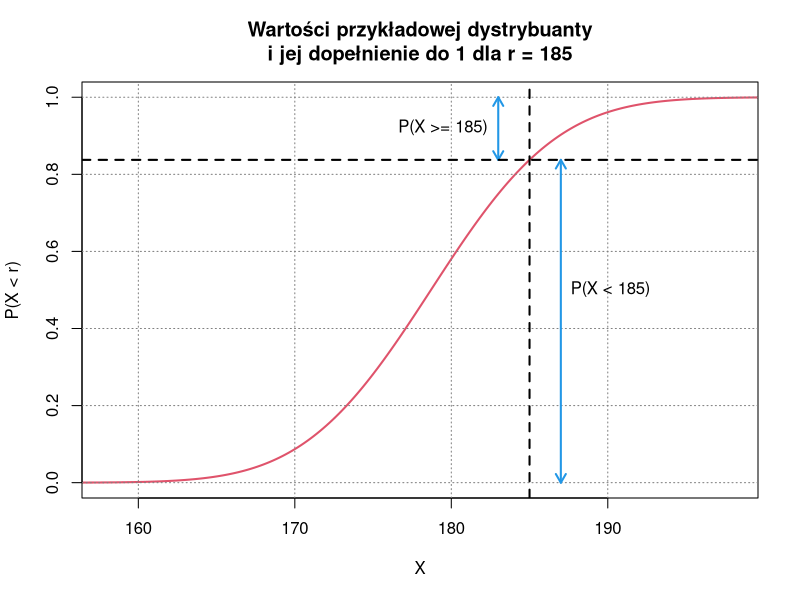
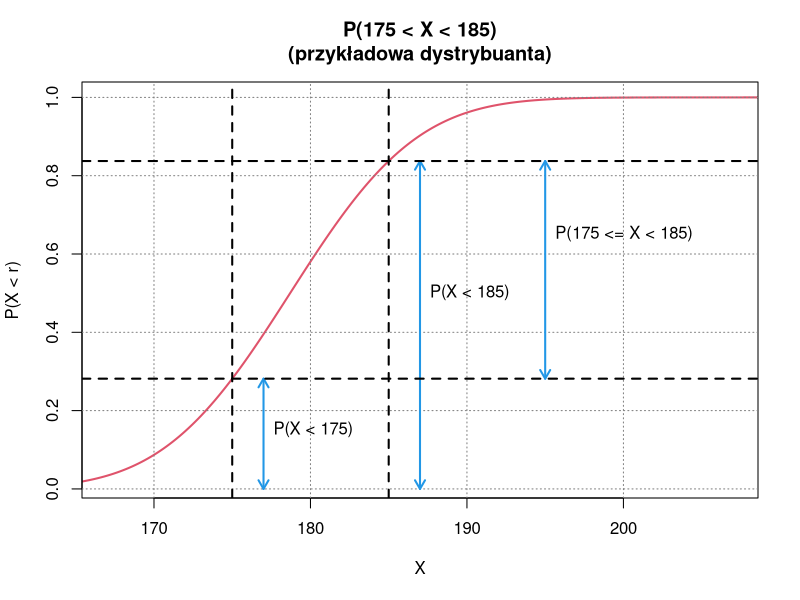
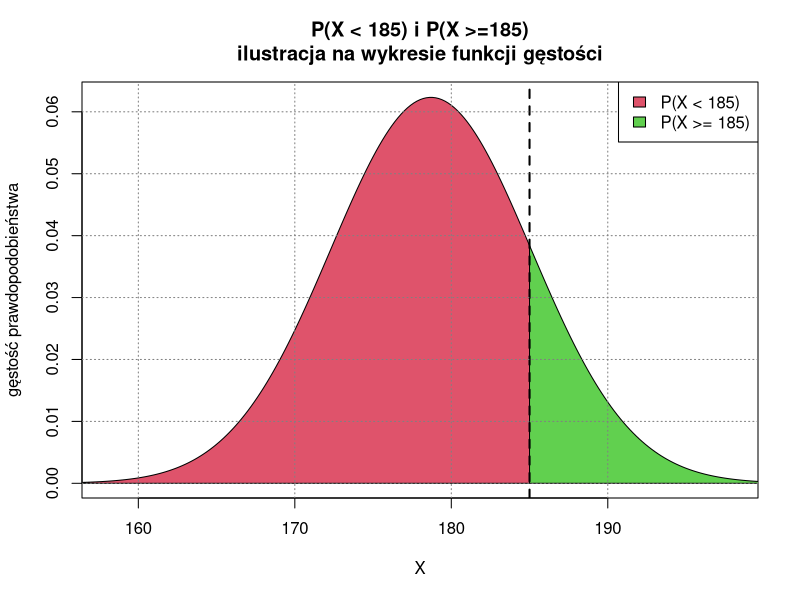
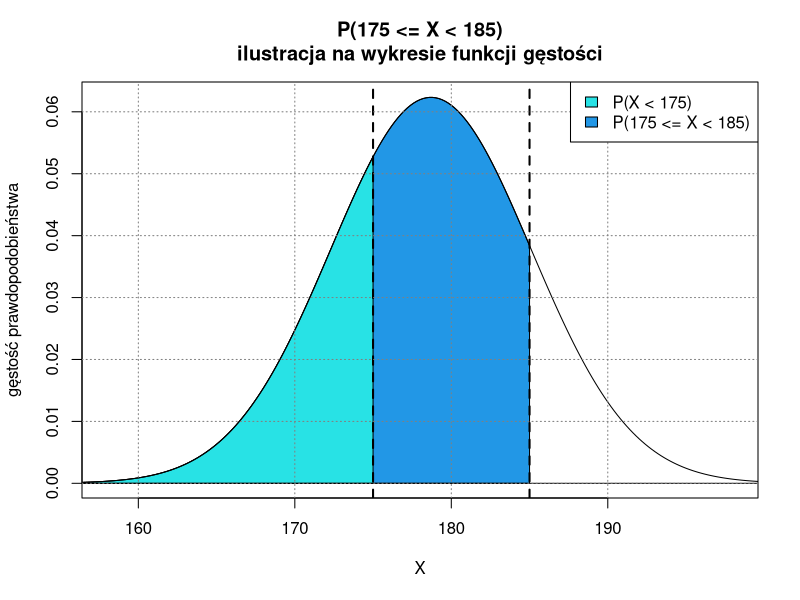
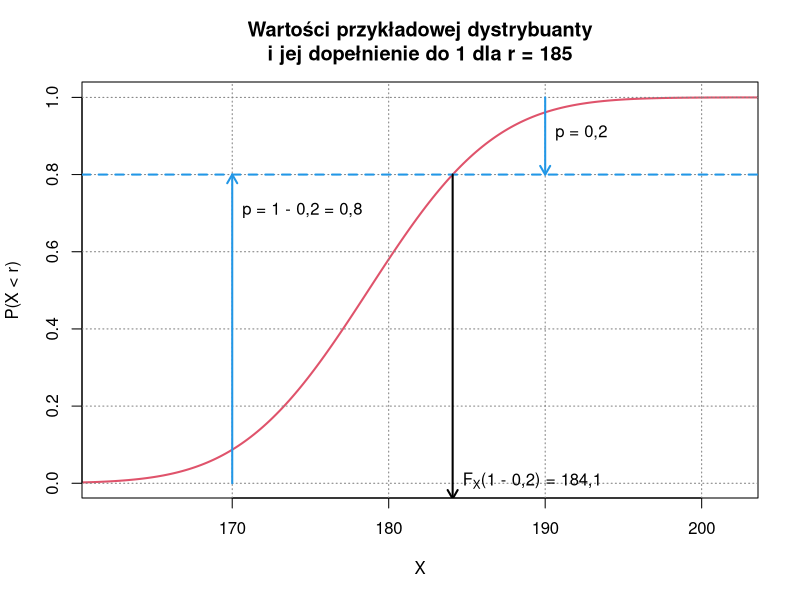
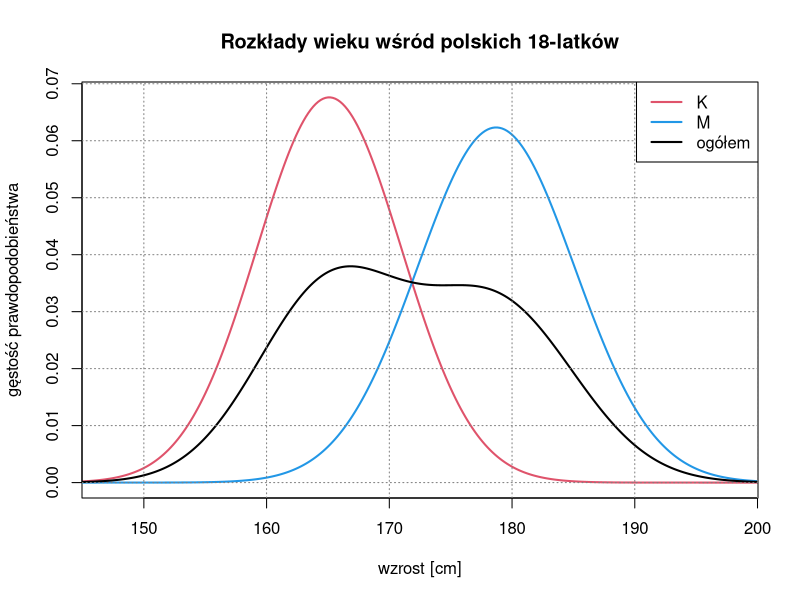

Reproduce these figures in R, in order.
## ---- chunk 1
x = seq(156, 200, 0.2)
y = pnorm(x, 178.7, 6.4)
plot(x, y, col = 2, lwd = 2,
     xlim = range(x) + c(2, -2), type = "l",
     xlab = "X", ylab = "P(X < r)",
     main = "Wartości przykładowej dystrybuanty\ni jej dopełnienie do 1 dla r = 185")
grid(col = grey(0.5))
arrows(c(187, 183), rep(pnorm(185, 178.7, 6.4), 2),
       c(187, 183), c(0, 1), code = 3, lwd = 2, length = 0.1, col = 4)
abline(v = 185, lwd = 2, lty = 2)
abline(h = pnorm(185, 178.7, 6.4), lwd = 2, lty = 2)
text(c(187, 183), c(0.5, 0.92), c("P(X < 185)", "P(X >= 185)"), pos = c(4, 2))
## ---- chunk 2
x = seq(165, 209, 0.2)
y = pnorm(x, 178.7, 6.4)
plot(x, y, col = 2, lwd = 2,
     xlim = range(x) + c(2, -2), type = "l",
     xlab = "X", ylab = "P(X < r)",
     main = "P(175 < X < 185)\n(przykładowa dystrybuanta)")
grid(col = grey(0.5))
arrows(c(177, 187, 195), pnorm(c(175, 185, 185), 178.7, 6.4),
       c(177, 187, 195), c(0, 0, pnorm(175, 178.7, 6.4)),
       code = 3, lwd = 2, length = 0.1, col = 4)
abline(v = c(175, 185), lwd = 2, lty = 2)
abline(h = pnorm(c(175, 185), 178.7, 6.4), lwd = 2, lty = 2)
text(c(177, 187, 195), c(0.15, 0.5, 0.65),
     c("P(X < 175)", "P(X < 185)", "P(175 <= X < 185)"), pos = 4)
## ---- chunk 3
x = seq(156, 200, 0.2)
y = dnorm(x, 178.7, 6.4)
x1 = x[x <= 185]
y1 = y[x <= 185]
x2 = x[x >= 185]
y2 = y[x >= 185]
plot(NA, NA, xlim = range(x) + c(2, -2), ylim = range(y),
     xlab = "X", ylab = "gęstość prawdopodobieństwa",
     main = "P(X < 185) i P(X >=185)\nilustracja na wykresie funkcji gęstości")
polygon(c(x1, 185, x1[1]), c(y1, 0, 0), col = 2)
polygon(c(x2, 200, x2[1]), c(y2, 0, 0), col = 3)
abline(v = 185, lwd = 2, lty = 2)
grid(col = grey(0.5))
legend("topright", legend = c("P(X < 185)", "P(X >= 185)"), fill = c(2, 3))
## ---- chunk 4
x = seq(156, 200, 0.2)
y = dnorm(x, 178.7, 6.4)
x1 = x[x <= 175]
y1 = y[x <= 175]
x2 = x[x <= 185]
y2 = y[x <= 185]
plot(NA, NA, xlim = range(x) + c(2, -2), ylim = range(y),
     xlab = "X", ylab = "gęstość prawdopodobieństwa",
     main = "P(175 <= X < 185)\nilustracja na wykresie funkcji gęstości")
polygon(c(x2, 185, x2[1]), c(y2, 0, 0), col = 4)
polygon(c(x1, 175, x1[1]), c(y1, 0, 0), col = 5)
lines(x, y)
abline(v = c(175, 185), lwd = 2, lty = 2)
abline(h = 0)
grid(col = grey(0.5))
legend("topright", legend = c("P(X < 175)", "P(175 <= X < 185)"), fill = c(5, 4))
## ---- chunk 5
x = seq(160, 204, 0.2)
y = pnorm(x, 178.7, 6.4)
plot(x, y, col = 2, lwd = 2,
     xlim = range(x) + c(2, -2), type = "l",
     xlab = "X", ylab = "P(X < r)",
     main = "Wartości przykładowej dystrybuanty\ni jej dopełnienie do 1 dla r = 185")
grid(col = grey(0.5))
arrows(c(170, 190), c(0, 1), c(170, 190), c(0.8, 0.8),
       code = 2, lwd = 2, lty = 1, length = 0.1, col = 4)
abline(h = 0.8, lwd = 2, lty = 2, col = 4)
arrows(qnorm(0.8, 178.7, 6.4), 0.8,
       qnorm(0.8, 178.7, 6.4), -0.04, code = 2, lwd = 2, length = 0.1)
text(c(170, 190, qnorm(0.8, 178.7, 6.4)), c(0.7, 0.9, 0), pos = 4,
     labels = c("p = 1 - 0,2 = 0,8", "p = 0,2",
                expression(paste(F[X], "(1 - 0,2) = 184,1"))))
## ---- chunk 6
x = seq(145, 200, 0.2)
k = dnorm(x, 165.1, 5.9)
m = dnorm(x, 178.7, 6.4)
plot(x, k, col = 2, lwd = 2,
     xlim = range(x) + c(2, -2), type = "l",
     xlab = "wzrost [cm]", ylab = "gęstość prawdopodobieństwa",
     main = "Rozkłady wieku wśród polskich 18-latków")
lines(x, m, col = 4, lwd = 2)
lines(x, (m + k) / 2, col = 1, lwd = 2)
grid(col = grey(0.5))
legend("topright", legend = c("K", "M", "ogółem"), col = c(2, 4, 1), lwd = 2)
## ---- chunk 7
pnorm(2)
## ---- chunk 8
1 - pnorm(0, mean = 10, sd = 15)
## ---- chunk 9
dnorm(0:20, mean = 10, sd = 15)
## ---- chunk 10
qnorm(0.05)
## ---- chunk 11
qnorm(1 - 0.01, mean = 10, sd = 15)
## ---- chunk 12
proba = rnorm(10, mean = 100, sd = 10)
proba
## ---- chunk 13
punif(0.2, -1, 2)
## ---- chunk 14
# to jest miejsce na Twój kod
## ---- chunk 15
# to jest miejsce na Twój kod
## ---- chunk 16
# to jest miejsce na Twój kod
## ---- chunk 17
# to jest miejsce na Twój kod
## ---- chunk 18
# to jest miejsce na Twój kod
## ---- chunk 19
# to jest miejsce na Twój kod
## ---- chunk 20
# to jest miejsce na Twój kod
## ---- chunk 21
# to jest miejsce na Twój kod
## ---- chunk 22
# to jest miejsce na Twój kod
## ---- chunk 23
# to jest miejsce na Twój kod
## ---- chunk 24
# to jest miejsce na Twój kod
## ---- chunk 25
# to jest miejsce na Twój kod
